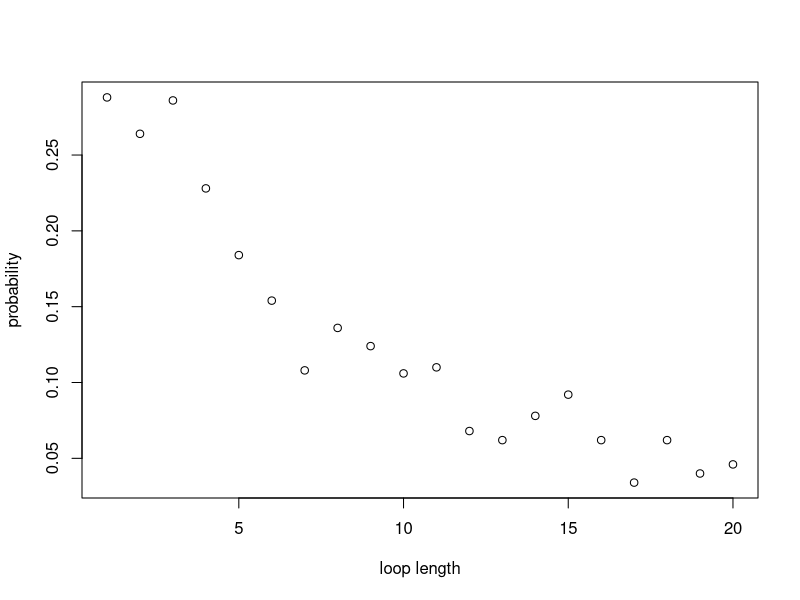

Here is the R script that generated this plot:
#### Team Members

#### address of github repo


#### Contributions

#### Overview / summary


## There are 2n cards each printed with a unique number from 1 to 2n.
## The 2n cards are randomly placed one in each of 2n boxes
## Use sample function to give a random order of card numbers
#cards_num <- sample(1:(2*n), 2*n, replace=FALSE)


## Prisoner k uses Strategy 1 to find their number
## Each prisoner with their number 'p' starts at the p-th box whose number on the card is k
## If k is not equal to p, then the prisoner goes to box number k and open it
## The process will be repeated until they have either found the card with number p or opened n boxes without finding it

##problem: whether necessarily needs to put n /cards_num as inputs?

Strategy1 <- function(n,k,cards_num) {
  #create an empty vector to store card numbers that have been read
  cards_picked <- rep(0, n) # the prisoner can read at most n cards
  cards_picked[1] <- cards_num[k] # start at the box with his number on it
  #for each of the remaining steps, firstly check whether he has found its number
  #if so, he will stop; if not, he will continue to read cards
  for (b in 2:n) {
    if (cards_picked[b-1] == k) {#if the prisoner k has found his number
      return(TRUE)
      break
    } else {#otherwise prisoner will open the box with number k
      cards_picked[b] <- cards_num[cards_picked[b-1]]
    }
  }
  #check whether he finds his number in the final step
  if (cards_picked[n] != k) { #if the final number is not his number
    return(FALSE)
  } else {#if the final number is equal to his number
    return(TRUE)
  }
}

## Strategy 2

Strategy2 <- function(n,k,cards_num) {
  #create an empty vector to store card numbers that have been read
  cards_picked <- rep(0, n) # the prisoner can read at most n cards
  cards_picked[1] <- sample(cards_num,1)# start at a randomly selected box 
  #for each of the remaining steps, firstly check whether he has found its number
  #if so, he will stop; if not, he will continue to read cards
  for (b in 2:n) {
    if (cards_picked[b-1] == k) {#if the prisoner k has found his number
      return(TRUE)
      break
    } else {#otherwise prisoner will open the box with number k
      cards_picked[b] <- cards_num[cards_picked[b-1]]
    }
  }
  #check whether he finds his number in the final step
  if (cards_picked[n] != k) { #if the final number is not his number
    return(FALSE)
  } else {#if the final number is equal to his number
    return(TRUE)
  }
}


## Strategy 3, selecting n boxes randomly to open. We use sample to get these numbers.

Strategy3 <- function(n,k,cards_num){ # Begin function, using n,k,cards_num parameters to work with Pone and Pall
  cards_picked <- sample(cards_num,n) # Randomly select n boxes from cards_num to open
  if (k %in% cards_num[cards_picked]){ # Check if prisoner number is in any of the boxes selected
    return(TRUE) 
    #cat("The prisoner found their card in box ", match(x,boxes[select_box])) # Uncomment this if running Strategy3 standalone for a success message
  } else { # If prisoner number not in any of the n boxes
    return(FALSE)
    #print("The prisoner did not find their card.") # Uncomment this for a failure message.
  }
} # End function

## Write a function 'Pone' to estimate the probability of a prisoner successfully finding their number

Pone <- function(n,k,strategy,nreps) {
  # create an empty vector to store whether the prisoner k has found his number in each simulation
  success <- rep(0, nreps)
  for (i in 1:nreps) {
    #simulate the order of card numbers
    cards_num <- sample(1:(2*n), 2*n, replace=FALSE)
    success[i] <- strategy(n,k,cards_num)
  }
  #return(success)
  #use 'sum' to count the number of successes or TRUE values
  #show the success probability
  return(sum(success)/nreps)
}

Pone(10,1,Strategy1,1000)


## Create a function Pall - version with 'nreps'

Pall <- function(n,strategy,nreps) {
  #create a vector to record the result of each simulation with default values of 1s
  num_success <- rep(1,nreps)
  for (i in 1:nreps) {#for each simulation
    #generate a random order of card numbers
    cards_num <- sample(1:(2*n), 2*n, replace=FALSE)
    #use the strategies to calculate whether each prisoner can find their correct number within n times
    for (k in 1:(2*n)) {
      num_success[i] <- num_success[i] * strategy(n,k,cards_num)
    }
  }
  return(sum(num_success)/nreps)
}

###pone takes args: n,k,strategy,nreps
###individual probs
Pone(5,5,Strategy1,10000)
Pone(50,50,Strategy1,10000)
#one prisoner & strategy 1: prob success ~ 50%

Pone(5,5,Strategy2,10000)
Pone(500,500,Strategy2,10000)
#one prisoner & strategy 2: prob success ~40% (n=5) ~37% (n>50)

Pone(5,5,Strategy3,10000)
Pone(50,50,Strategy3,10000)
#one prisoner & strategy 3: prob success ~50% 


#pall takes args: n,strategy,nreps
#joint probs 
Pall(5,Strategy1,10000)
Pall(50,Strategy1,10000)
#10 prisoners & strategy 1: prob success ~35%
#100 prisoners & strategy 1: prob success ~30%

Pall(5,Strategy2,10000)
Pall(50,Strategy2,10000)
#10 prisoners & strategy 2: prob success ~0.01%
#100 prisoners & strategy 2: prob success ~0% (smaller than precision)

Pall(5,Strategy3,10000)
Pall(50,Strategy3,10000)
#10 prisoners & strategy 3: prob success ~1%
#100 prisoners & strategy 3: prob success ~0% (smaller than precision)


#
#
# Add some commentary about the funky results ;)
#
#



#calculate the probability of loop lengths 
dloop <- function(n, nreps) {
  all_loop_lengths <- c() #list to store the loop lengths generated by all simulations
  
  for (i in 1:nreps){ 
    #simulate the boxes nreps times 
    boxes <- sample(1 : (2*n), 2*n , replace=FALSE) 
    unopened_boxes <- 1:(2*n)
    new_loop_lengths <- c() #store the unique loop lengths in each simulation 
    
    while (length(unopened_boxes) > 2 ){ #while more than 2 boxes are still closed, indexing breaks down for smaller loops
      #pick the smallest number unopened box and store the value of the card inside 
      cards_picked <- boxes[unopened_boxes[1]]
      #pick your next box according to your last card and scan each closed loop
      for (b in 2:length(unopened_boxes)){ #max loop length is the number of closed boxes
        cards_picked <- c(cards_picked, boxes[cards_picked[b-1]])
      }#end for 
      #add your loop length to your list
      new_loop_lengths <- c(new_loop_lengths, length(unique(cards_picked))) 
      #remove the boxes opened 
      unopened_boxes <- setdiff(unopened_boxes,unique(cards_picked))
    } #end while 
    all_loop_lengths <- c(all_loop_lengths, unique(new_loop_lengths))
    
  } #end for 
  #hist(loop_lengths)
  prob_vec_y <- tabulate(all_loop_lengths)/nreps
  x_axis <- 1:length(prob_vec_y)
  plot(x_axis, prob_vec_y, xlab = "loop length", ylab = "probability")
  return(prob_vec_y)
}#end function


dloop(10, 500)
